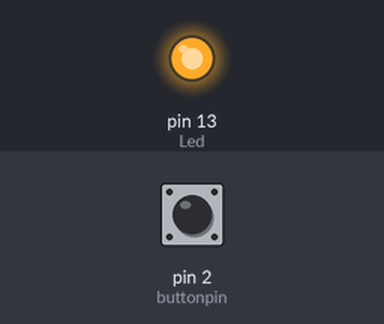
Recording of a sketch running on a simulated Arduino Uno, built with avr-gcc and run on an emulated ATmega328P. On the bench: output pins drawn as LEDs (lit = HIGH). The test bench sets the inputs (shaded band); at power-on: pin 2 (buttonpin) LOW.

Above: at 4.8 s.
4.9 s: pin 2 (buttonpin) pulled HIGH for 2.35 s
At 7.0 s:
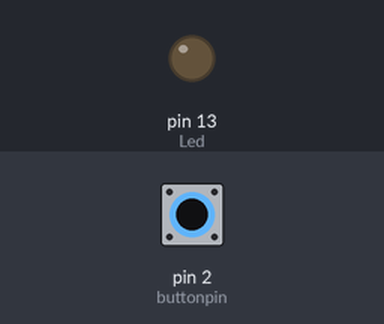
Timing chart, 0 to 8.8 s (numbered marks = the images above; inputs shaded):
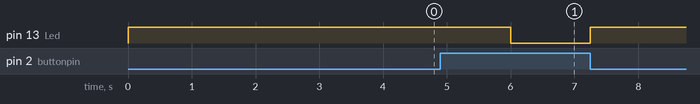

Measured:
- after the input at 4.9 s, pin 13 (Led): HIGH → LOW after 1.1 s, → HIGH 1.2 s later

The sketch:

ARD_09.ino
```cpp
/******************************************
  CartroTech (www.cartrocreatiu.es)
  ARD_xx.ino
  Tutorial ARduino - Lliço xx: Sensor de xoc
  25.02.2021

 ******************************************/
int Led = 13; //assigna a la variable Led el valor de 13
int buttonpin = 2; //assigna a la variable buttonpin el valor 3
; int  val; //defineix val com enter
void  setup()
{
  pinMode(Led, OUTPUT); //defineix el pin 13 com eixida
  pinMode(buttonpin, INPUT); //defineix el pin 2 com entrada digital
}
void  loop()
{
  val = digitalRead(buttonpin); //llig el valor de l'entrada 2 i l'assigna a la variable val
  if (val == HIGH)  //comproba si el sensor s'activat, recordeu que si detecta l'entrada 2 passara a estat baix
  {
    digitalWrite(Led, LOW);
  }
  else  //quan el sensor envia senyal, el led 13 s'encen durant 2 segons
  {
    digitalWrite(Led, HIGH);
    delay(2000);
  }
}
```
